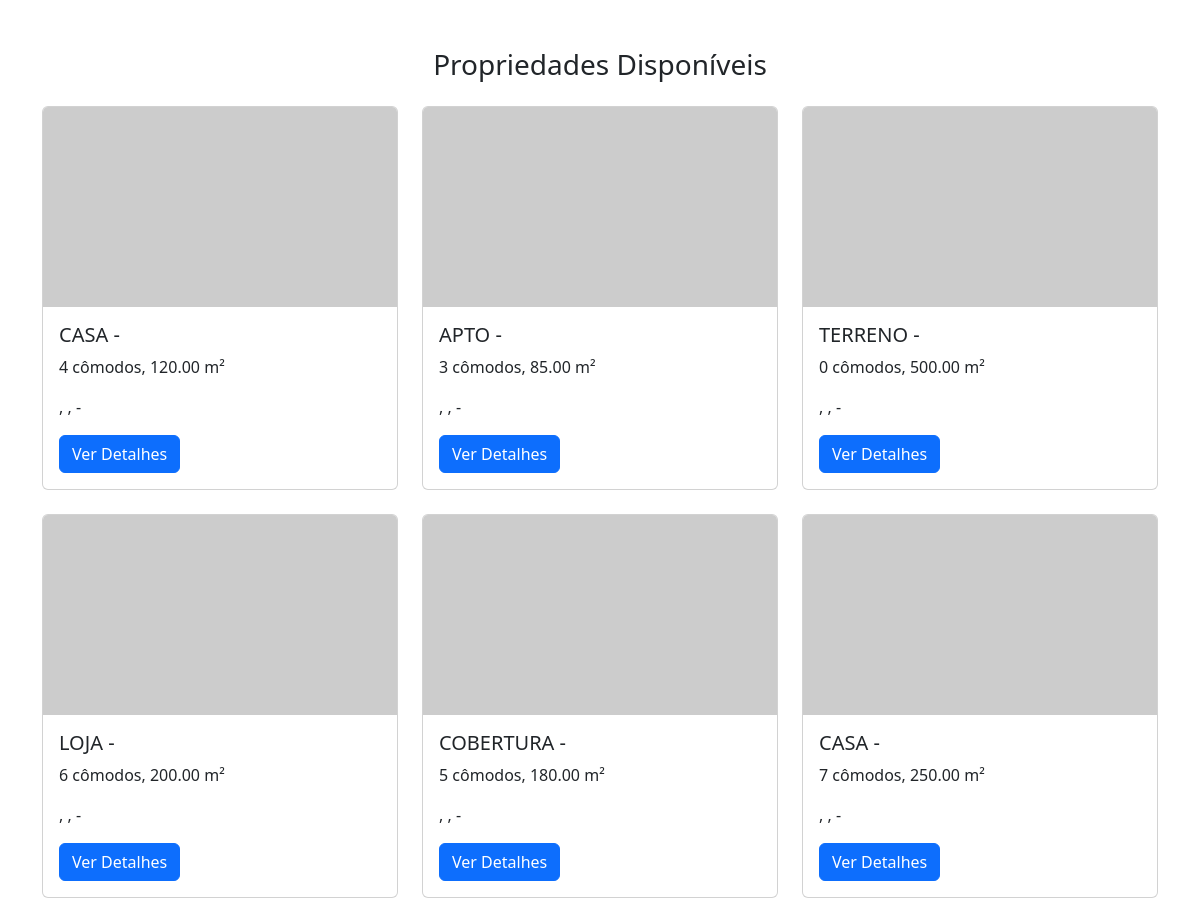
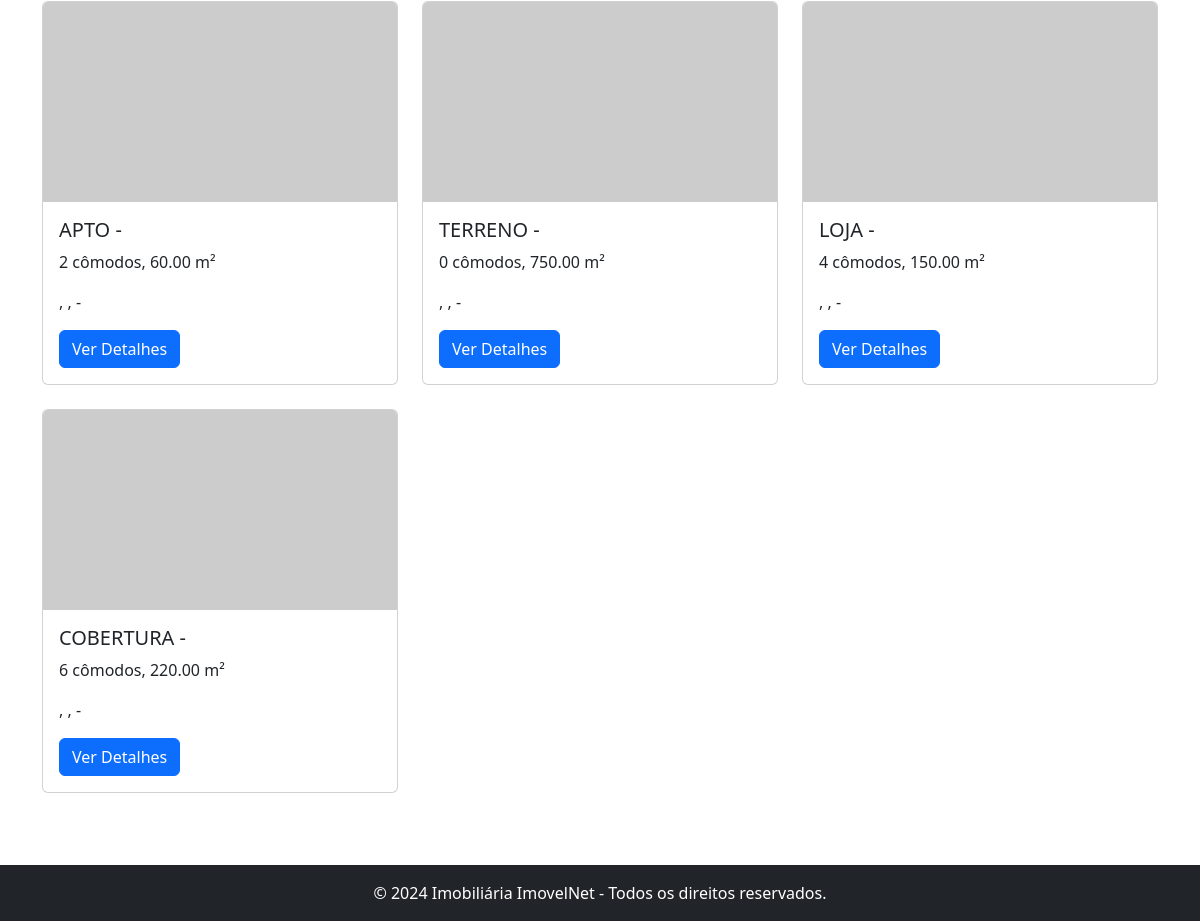
Before: /listagem_imoveis.php with the older database file (2 pictures, top to bottom).
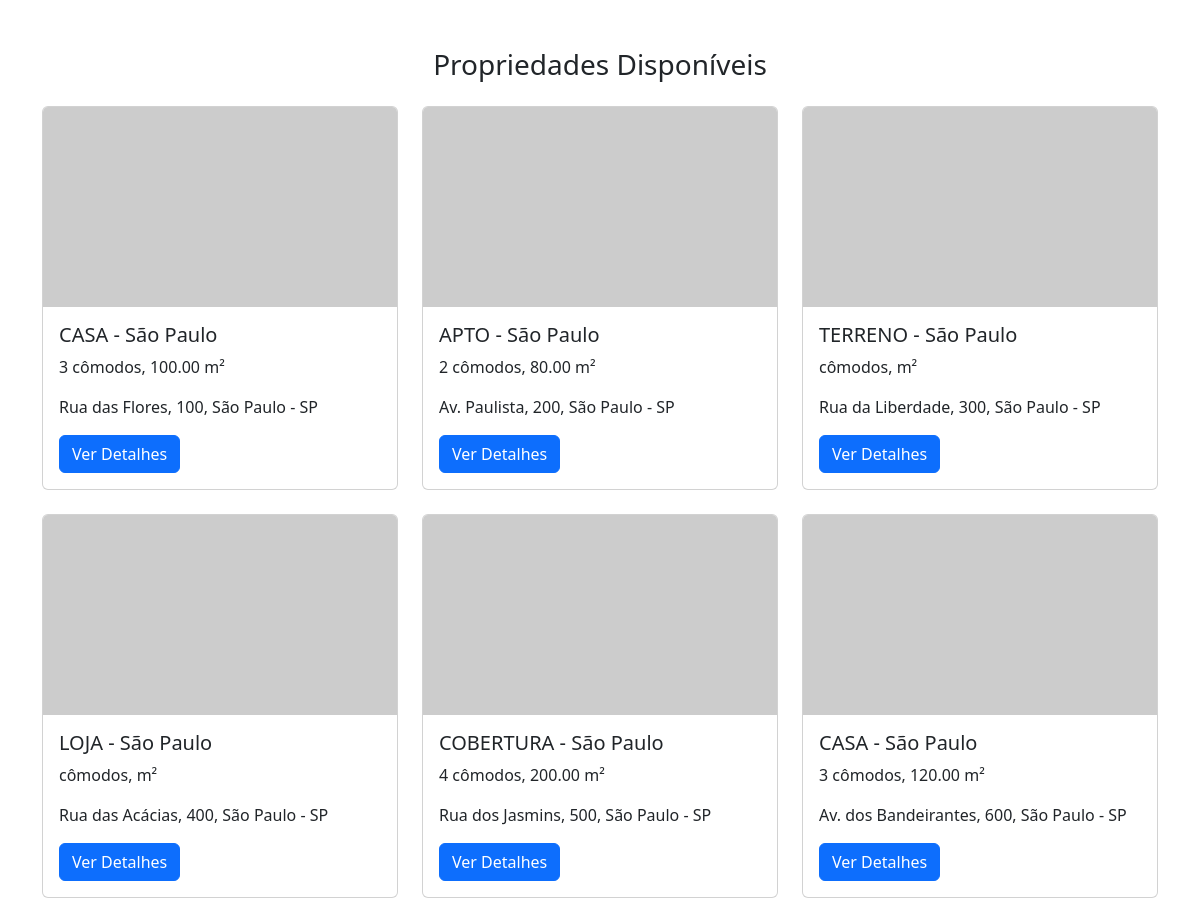
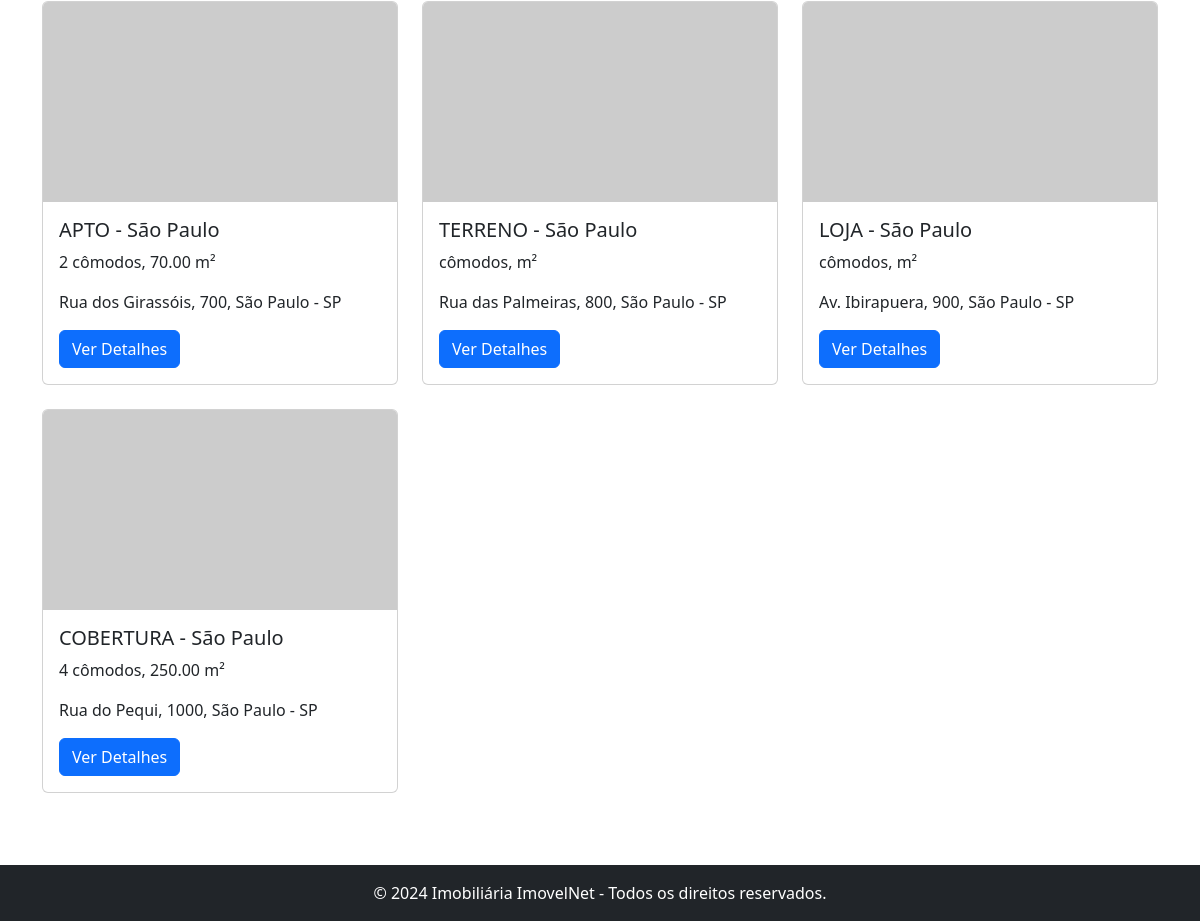
After: the same page with the newer database file (2 pictures, top to bottom).
### tables this page shows
CREATE TABLE IF NOT EXISTS imoveis (
  id_imovel INT AUTO_INCREMENT PRIMARY KEY NOT NULL,
  id_cliente INT DEFAULT NULL,
  id_loja INT DEFAULT NULL,
  codigo VARCHAR(50) DEFAULT NULL,
  tipo_imovel ENUM('CASA', 'TERRENO', 'LOJA', 'APTO', 'COBERTURA'),
  qtd_comodos INT DEFAULT NULL,
  m2 decimal(6,2) DEFAULT NULL,
  qtd_fotos INT DEFAULT NULL,
  endereco VARCHAR(255) DEFAULT NULL,
  endereco_numero VARCHAR(50) DEFAULT NULL,
  bairro VARCHAR(50) DEFAULT NULL,
  complemento VARCHAR(100) DEFAULT NULL,
  cidade VARCHAR(100) DEFAULT NULL,
  estado CHAR(2) DEFAULT NULL,
  cep char(8) DEFAULT NULL,
  obs tinytext default NULL,
  status ENUM('0', '1'),
  dt_reg DATETIME NULL,
  dt_alt DATETIME NULL
);

### central/includes/menu_site_externo.php (called while the page is built, shortened)
<?php
$nome_site = "ImovelNet";
$info_rodape = "© 2024 Imobiliária $nome_site - Todos os direitos reservados.";
?>

### listagem_imoveis.php (the view, shortened to what this page needs)
<?php
include 'central/conexao.php';
$sql = "SELECT codigo, tipo_imovel, qtd_comodos, m2, endereco, endereco_numero, cidade, estado FROM imoveis";
$result = $conn->query($sql);
?>
<!DOCTYPE html>
<html lang="pt-BR">
<head>
    <link href="https://cdn.jsdelivr.net/npm/bootstrap@5.3.0/dist/css/bootstrap.min.css" rel="stylesheet">
</head>
<body>
    <?php include "central/includes/menu_site_externo.php"; ?>
    <div class="container my-5">
        <h3 class="text-center mb-4">Propriedades Disponíveis</h3>
        <div class="row">
            <?php
            if ($result->num_rows > 0) {
                while ($row = $result->fetch_assoc()) {
                    echo '<div class="col-md-4 mb-4">';
                    echo '<div class="card">';
                    echo '<img src="https://via.placeholder.com/350x150" class="card-img-top" alt="Imagem do imóvel">';
                    echo '<div class="card-body">';
                    echo '<h5 class="card-title">' . $row["tipo_imovel"] . ' - ' . $row["cidade"] . '</h5>';
                    echo '<p class="card-text">' . $row["qtd_comodos"] . ' cômodos, ' . $row["m2"] . ' m²</p>';
                    echo '<p class="card-text">' . $row["endereco"] . ', ' . $row["endereco_numero"] . ', ' . $row["cidade"] . ' - ' . $row["estado"] . '</p>';
                    echo '<a href="#" class="btn btn-primary">Ver Detalhes</a>';
                    echo '</div>';
                    echo '</div>';
                    echo '</div>';
                }
            } else {
                echo '<p class="text-center">Nenhuma propriedade encontrada.</p>';
            }
            ?>
        </div>
    </div>
    <footer class="bg-light text-center text-lg-start">
        <div class="text-center p-3 bg-dark text-white"><?php echo $info_rodape; ?></div>
    </footer>
</body>
</html>

### listagem_imoveis.php (style rules this page uses)
.card-img-top { height: 200px; object-fit: cover; }

Changed rows visible on the page:
changed imoveis: cidade (not shown) → "São Paulo"; qtd_comodos "4" → "3"; m2 "120.00" → "100.00"; endereco (not shown) → "Rua das Flores"; endereco_numero (not shown) → "100"; estado (not shown) → "SP"
changed imoveis: cidade (not shown) → "São Paulo"; qtd_comodos "3" → "2"; m2 "85.00" → "80.00"; endereco (not shown) → "Av. Paulista"; endereco_numero (not shown) → "200"; estado (not shown) → "SP"
changed imoveis: cidade (not shown) → "São Paulo"; endereco (not shown) → "Rua da Liberdade"; endereco_numero (not shown) → "300"; estado (not shown) → "SP"; qtd_comodos "0" → (not shown); m2 "500.00" → (not shown)
changed imoveis: cidade (not shown) → "São Paulo"; endereco (not shown) → "Rua das Acácias"; endereco_numero (not shown) → "400"; estado (not shown) → "SP"; qtd_comodos "6" → (not shown); m2 "200.00" → (not shown)
changed imoveis: cidade (not shown) → "São Paulo"; qtd_comodos "5" → "4"; m2 "180.00" → "200.00"; endereco (not shown) → "Rua dos Jasmins"; endereco_numero (not shown) → "500"; estado (not shown) → "SP"
changed imoveis: cidade (not shown) → "São Paulo"; qtd_comodos "7" → "3"; m2 "250.00" → "120.00"; endereco (not shown) → "Av. dos Bandeirantes"; endereco_numero (not shown) → "600"; estado (not shown) → "SP"
changed imoveis: cidade (not shown) → "São Paulo"; m2 "60.00" → "70.00"; endereco (not shown) → "Rua dos Girassóis"; endereco_numero (not shown) → "700"; estado (not shown) → "SP"
changed imoveis: cidade (not shown) → "São Paulo"; endereco (not shown) → "Rua das Palmeiras"; endereco_numero (not shown) → "800"; estado (not shown) → "SP"; qtd_comodos "0" → (not shown); m2 "750.00" → (not shown)
changed imoveis: cidade (not shown) → "São Paulo"; endereco (not shown) → "Av. Ibirapuera"; endereco_numero (not shown) → "900"; estado (not shown) → "SP"; qtd_comodos "4" → (not shown); m2 "150.00" → (not shown)
changed imoveis: cidade (not shown) → "São Paulo"; qtd_comodos "6" → "4"; m2 "220.00" → "250.00"; endereco (not shown) → "Rua do Pequi"; endereco_numero (not shown) → "1000"; estado (not shown) → "SP"
